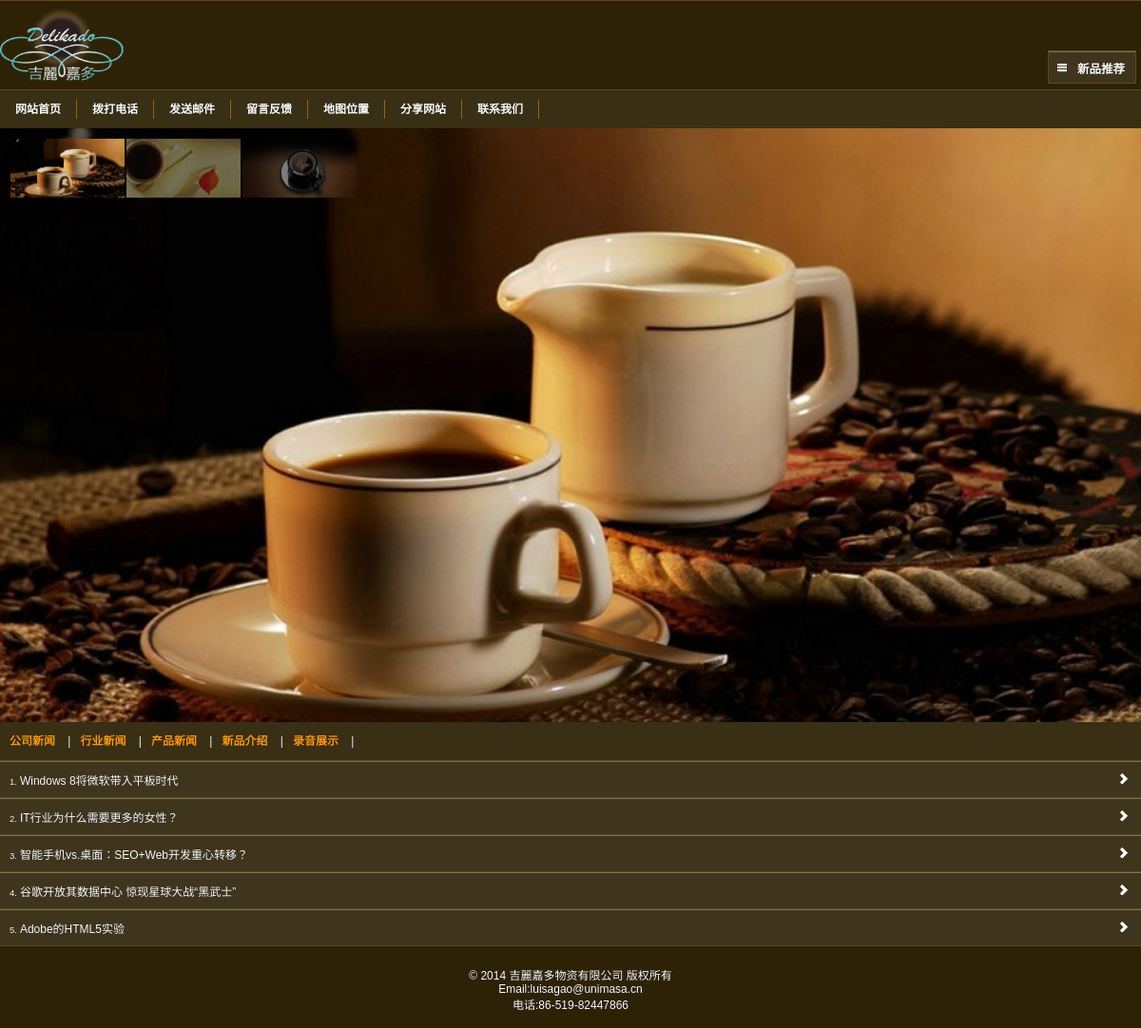
Page /news/newslist.php/2/.html on the committed database.
### tables this page shows
CREATE TABLE `layoutpic` (
  `id_layoutpic` int(11) NOT NULL auto_increment,
  `id_layout` int(11) NOT NULL,
  `id_hr` int(11) NOT NULL,
  `title` varchar(250) NOT NULL,
  `intro` text NOT NULL,
  `url` varchar(250) NOT NULL,
  `opicname` varchar(250) NOT NULL,
  `spicname` varchar(250) NOT NULL,
  `dele` int(1) NOT NULL default '1',
  `type` varchar(3) NOT NULL,
  `indate` datetime NOT NULL,
  `modate` datetime NOT NULL,
  `deldate` datetime NOT NULL,
  `browsecount` int(11) NOT NULL,
  `ordernum` int(11) NOT NULL,
  PRIMARY KEY  (`id_layoutpic`)
);

CREATE TABLE `layout` (
  `id_layout` int(11) NOT NULL auto_increment,
  `lang` int(1) NOT NULL default '1',
  `title` varchar(250) NOT NULL,
  `url` text NOT NULL,
  `intro` text NOT NULL,
  `icon` text NOT NULL,
  `content` text NOT NULL,
  `openstat` int(1) NOT NULL default '1',
  `ordernum` int(11) NOT NULL,
  PRIMARY KEY  (`id_layout`)
);

CREATE TABLE `pagesetpic` (
  `id_pagesetpic` int(11) NOT NULL auto_increment,
  `id_pageset` int(11) NOT NULL,
  `id_hr` int(11) NOT NULL,
  `title` varchar(250) NOT NULL,
  `intro` text NOT NULL,
  `url` varchar(250) NOT NULL,
  `opicname` varchar(250) NOT NULL,
  `spicname` varchar(250) NOT NULL,
  `dele` int(1) NOT NULL default '1',
  `type` varchar(3) NOT NULL,
  `indate` datetime NOT NULL,
  `modate` datetime NOT NULL,
  `deldate` datetime NOT NULL,
  `browsecount` int(11) NOT NULL,
  `ordernum` int(11) NOT NULL,
  PRIMARY KEY  (`id_pagesetpic`)
);

CREATE TABLE `newsdir` (
  `id_newsdir` int(11) NOT NULL auto_increment,
  `lang` int(1) NOT NULL default '1',
  `name` varchar(25) NOT NULL,
  `intro` text NOT NULL,
  `dele` int(1) NOT NULL default '1',
  `fatherid` int(11) NOT NULL,
  `level` int(1) NOT NULL,
  `ordernum` int(11) NOT NULL,
  PRIMARY KEY  (`id_newsdir`)
);

CREATE TABLE `newsinfo` (
  `id_newsinfo` int(11) NOT NULL auto_increment,
  `id_newsdir` int(11) NOT NULL,
  `id_hr` int(11) NOT NULL,
  `lang` int(1) NOT NULL default '1',
  `title` varchar(250) NOT NULL,
  `intro` text NOT NULL,
  `content` longtext NOT NULL,
  `tag` text NOT NULL,
  `dele` int(1) NOT NULL default '1',
  `isnew` int(1) NOT NULL default '1',
  `url` varchar(255) NOT NULL,
  `newsdate` date NOT NULL,
  `indate` datetime NOT NULL,
  `modate` datetime NOT NULL,
  `deldate` datetime NOT NULL,
  `browsecount` int(11) NOT NULL,
  `ordernum` int(11) NOT NULL,
  PRIMARY KEY  (`id_newsinfo`)
);

### www/inc/config.php (called while the page is built, shortened)
<?php
require_once("mysql.class.php");
$db_hostname="localhost";
$db_username="root";
$db_password="123456";
$db_database="delikado_m";
?>

### www/inc/function.class.php (called while the page is built, shortened)
<?php
$objDB=new mysql($db_hostname,$db_username,$db_password,$db_database);
$strSQL = "select iscopy,otherheader,title,keywords,description,icp,mapcode,statistics,weburl,newsnum,productnum,bannertime,rmailbox as mail,smailbox as tel from siteset where id_siteset=1" ;
$objDB->Execute($strSQL);
function getnewsdir2($fatherid){
global	 $objDB;
$strSQL="SELECT id_newsdir as id,name,intro FROM newsdir WHERE level='2' and dele='1' and fatherid='".$fatherid."' order by ordernum asc";
$objDB->Execute($strSQL);
$getnewsdir2=$objDB->GetRows();
return $getnewsdir2;
}
function getlayoutinfo($lid,$tableField){
global	 $objDB;
$strSQL = "select $tableField from layout where id_layout='".$lid."'" ;
$objDB->Execute($strSQL);
$getlayoutinfo=$objDB->fields();
return $getlayoutinfo;
}
function getlayoutpic($lid,$postion){
global	 $objDB;
$strSQL = "select opicname as pic from layoutpic  where id_layout ='".$lid."' order by  ordernum asc limit $postion,1" ;
$objDB->Execute($strSQL);
$arronepic=$objDB->fields();
return $arronepic[pic];
}
function getlayoutpicnuminfo($lid,$num,$tableField){
global	 $objDB;
$strSQL = "select $tableField from layoutpic  where id_layout ='".$lid."' order by  ordernum asc limit 0,$num" ;
$objDB->Execute($strSQL);
$arrallpicinfo=$objDB->GetRows();
return $arrallpicinfo;
}
function getpagesetpicnuminfo($lid,$num,$tableField){
global	 $objDB;
$strSQL = "select $tableField from pagesetpic  where id_pageset ='".$lid."' order by  ordernum asc limit 0,$num" ;
$objDB->Execute($strSQL);
$arrallpicinfo=$objDB->GetRows();
return $arrallpicinfo;
}
?>

### www/inc/cn_newslist_core.php (called while the page is built, shortened)
<?php
require "../inc/config.php";
require "../inc/function.class.php";
$ndir=$getvars[1];
$strSQL = "select title,intro,id_newsinfo as id,id_newsdir,newsdate from newsinfo  where dele=1 and id_newsdir=$ndir order by ordernum desc limit 0,$setinfo[newsnum]" ;
$objDB->Execute($strSQL);
$arrnews=$objDB->GetRows();
?>

### www/news/newslist.php (the view, shortened to what this page needs)
<?php
require "../inc/cn_newslist_core.php";
?>
<!DOCTYPE HTML>
<html>
<head>
<link rel="stylesheet" type="text/css" href="/inc/css/jquery.mobile.theme-1.3.1.css">
<link rel="stylesheet" type="text/css" href="/inc/css/jquery.mobile.structure-1.3.1.css">
<link rel="stylesheet" type="text/css" href="/inc/css/resetui.css">
</head>
<body <?php if($setinfo[iscopy]=='1'){echo ' oncontextmenu="return false" onselectstart="return false" ondragstart="return false" onbeforecopy="return false"';}?>>
<div data-role="page" id="about" class="webapp" >
<? require "../header.php"; ?>
<div data-role="content"  data-theme="a" >
<? require "../menu.php"; ?>
  <div style="position:relative">
  <div class="innerslider" >
          <ul class="slides" id="bannerslide">
            <? $getpicnuminfo=getpagesetpicnuminfo($pageid,9,'opicname as pic');
               for($i=0;$i<sizeof($getpicnuminfo);$i++){
              ?>
              <li  data-thumb="/upload/layout/<?=$getpicnuminfo[$i][pic]?>"><img src="/upload/layout/<?=$getpicnuminfo[$i][pic]?>" /></li>
            <? }?>
          </ul>
</div>
  </div>
  <div id="adpic">
  <div id="submenubox" style="height:40px;">
  <div id="wrapper_submenu" style="top:10px;">
	<div id="scroller_submenu">
		<ul id="thelist">
      <?
 $getnewsdir2=getnewsdir2(1);
 for($i=0;$i<sizeof($getnewsdir2);$i++){	?>
    <li><a href="/news/newslist.php/<?=$getnewsdir2[$i][id];?>/.html"><?=$getnewsdir2[$i][name]?></a> |</li>
 <? }?>
		</ul>
	</div>
   </div>
  </div>
<ol data-role="listview" style="padding:0px;margin:0px;" id="type-newslist">
<? for($j=0;$j<sizeof($arrnews);$j++){?>
    <li><a href="/news/newsview.php/<?=$arrnews[$j][id]?>/<?=$arrnews[$j][id_newsdir]?>/.html"><?=$arrnews[$j][title]?></a></li>
<? }?>
</ol>
  </div>
</div>
<? require "../footer.php"; ?>
</div>
</body>
</html>

### www/header.php (shortened to what this page needs)
<div data-role="header" data-theme="a">
   <div id="logo"><a href="/"><img src="/upload/layout/<?=getlayoutpic(15,0);?>" width="130" ></a></div>
 <div id="menu" data-role="header" data-theme="a">
 <a href="#right-panel"data-icon="bars" data-iconpos="" data-shadow="false" data-iconshadow="false"><? $getlayoutinfo=getlayoutinfo(23,'intro');echo nl2br($getlayoutinfo[intro]);?></a></p>
  </div>
</div>

### www/menu.php
<div id="menubox">
  <div id="wrapper_menu">
	<div id="scroller_menu">
		<ul id="thelist">
             <?
			  $getpicnuminfo=getlayoutpicnuminfo(18,99,'title,url');
               for($i=0;$i<sizeof($getpicnuminfo);$i++){
              ?>
       <li><a href="<?=$getpicnuminfo[$i][url]?>"><?=$getpicnuminfo[$i][title]?></a></li>
         <? }?>
		</ul>
	</div>
   </div>
  </div>

### www/footer.php
<div data-role="footer" data-theme="a" style="padding:5px; border:none;">
  <div id="ftext">
   <p><br> <? $getlayoutinfo=getlayoutinfo(10,'intro');echo nl2br($getlayoutinfo[intro]);?></p>
  </div>
</div>

### rows in the picture
layoutpic: opicname (picture)
layout: intro "新品推荐"
layoutpic: title "网站首页"
layoutpic: title "拨打电话"
layoutpic: title "发送邮件"
layoutpic: title "留言反馈"
layoutpic: title "地图位置"
layoutpic: title "分享网站"
layoutpic: title "联系我们"
pagesetpic: opicname (picture)
newsdir: name "公司新闻"
newsdir: name "行业新闻"
newsdir: name "产品新闻"
newsdir: name "新品介绍"
newsdir: name "录音展示"
newsinfo: title "Windows 8将微软带入平板时代"
newsinfo: title "IT行业为什么需要更多的女性？"
newsinfo: title "智能手机vs.桌面：SEO+Web开发重心转移？"
newsinfo: title "谷歌开放其数据中心 惊现星球大战“黑武士”"
newsinfo: title "Adobe的HTML5实验"
layout: intro "© 2014 吉麗嘉多物资有限公司 版权所有 Email:luisagao@unimasa.cn 电话:86-519-82447866"
